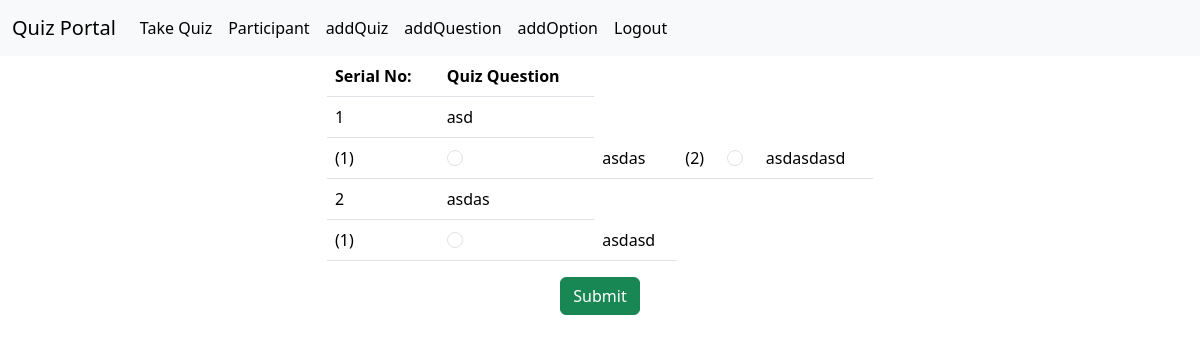
The app's page /quizDetails/1 (signed in) with its own data.
### myapp/models.py (models this page shows, shortened)
class Question(models.Model):
    quiz=models.ForeignKey(Quiz,on_delete=models.DO_NOTHING,related_name='questions',blank=True,null=True)
    question =models.TextField(max_length=300,blank=True,null=True)

class Option(models.Model):
     question = models.ForeignKey(Question,on_delete=models.DO_NOTHING,related_name='options',blank=True,null=True)
     option = models.TextField(max_length=300,blank=True,null=True)
     is_correct = models.BooleanField(default='false',blank=True,null=True)

### myapp/views.py (the view)
# urls.py: path('quizDetails/<int:id>',quizDetails,name='quizDetails'),
@login_required
def quizDetails(request,id):
    questions = Question.objects.filter(quiz__id=id)
    context = {
        'questions' : questions
    }
    return render(request,'quizDetails.html',context)

### templates/quizDetails.html
{% extends "base.html" %}
{% block content %}
<div class="container container-center">
    <div class="row justify-content-center">
        <div class="col-md-6">
            <table class="table">
                <tr>
                    <th>Serial No:</th>
                    <th>Quiz Question</th>
                </tr>
                {% for question in questions %}
                <tr>
                    <td>{{forloop.counter}}</td>
                    <td>{{question.question}}</td>
                </tr>
                <tr>
                    {% for option in question.options.all %}
                    <td>({{forloop.counter}})</td>
                    <td>
                            <input class="form-check-input" type="radio" name="{{options.option}}" id="{{questions.id}}">
                    </td>
                    <td>{{option.option}}</td>
                    {% endfor %}
                </tr>
                {% endfor %}
            </table>
            <center><input class="btn btn-success" type="submit" value="Submit"></center>
        </div>
    </div>
</div>
{% endblock %}

### records on screen
Question: question "asd"
Option: option "asdas"
Option: option "asdasdasd"
Question: question "asdas"
Option: option "asdasd"
